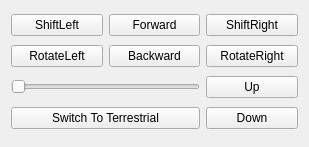
<?xml version="1.0" encoding="UTF-8"?>
<ui version="4.0">
 <class>AirTeleoperationWidget</class>
 <widget class="QWidget" name="AirTeleoperationWidget">
  <property name="geometry">
   <rect>
    <x>0</x>
    <y>0</y>
    <width>309</width>
    <height>147</height>
   </rect>
  </property>
  <property name="windowTitle">
   <string>Form</string>
  </property>
  <layout class="QGridLayout" name="gridLayout">
   <item row="1" column="1">
    <widget class="QPushButton" name="forwardButton">
     <property name="text">
      <string>Forward</string>
     </property>
    </widget>
   </item>
   <item row="2" column="1">
    <widget class="QPushButton" name="backwardButton">
     <property name="text">
      <string>Backward</string>
     </property>
    </widget>
   </item>
   <item row="3" column="2">
    <widget class="QPushButton" name="upButton">
     <property name="text">
      <string>Up</string>
     </property>
    </widget>
   </item>
   <item row="4" column="2">
    <widget class="QPushButton" name="downButton">
     <property name="text">
      <string>Down</string>
     </property>
    </widget>
   </item>
   <item row="4" column="0" colspan="2">
    <widget class="QPushButton" name="toTerrestrialButton">
     <property name="text">
      <string>Switch To Terrestrial</string>
     </property>
    </widget>
   </item>
   <item row="3" column="0" colspan="2">
    <widget class="QSlider" name="speedSlider">
     <property name="minimum">
      <number>1</number>
     </property>
     <property name="maximum">
      <number>20</number>
     </property>
     <property name="singleStep">
      <number>1</number>
     </property>
     <property name="orientation">
      <enum>Qt::Horizontal</enum>
     </property>
    </widget>
   </item>
   <item row="2" column="2">
    <widget class="QPushButton" name="rotateRightButton">
     <property name="text">
      <string>RotateRight</string>
     </property>
    </widget>
   </item>
   <item row="2" column="0">
    <widget class="QPushButton" name="rotateLeftButton">
     <property name="text">
      <string>RotateLeft</string>
     </property>
    </widget>
   </item>
   <item row="1" column="0">
    <widget class="QPushButton" name="shiftLeftButton">
     <property name="text">
      <string>ShiftLeft</string>
     </property>
    </widget>
   </item>
   <item row="1" column="2">
    <widget class="QPushButton" name="shiftRightButton">
     <property name="text">
      <string>ShiftRight</string>
     </property>
    </widget>
   </item>
  </layout>
 </widget>
 <resources/>
 <connections/>
</ui>
